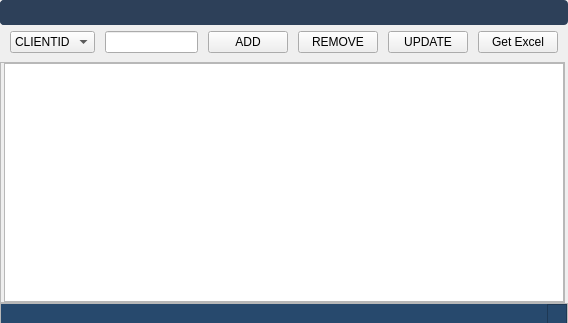
<?xml version="1.0" encoding="UTF-8"?>
<ui version="4.0">
 <class>MainWindow</class>
 <widget class="QMainWindow" name="MainWindow">
  <property name="geometry">
   <rect>
    <x>0</x>
    <y>0</y>
    <width>568</width>
    <height>323</height>
   </rect>
  </property>
  <property name="windowTitle">
   <string>MainWindow</string>
  </property>
  <property name="dockOptions">
   <set>QMainWindow::AllowNestedDocks|QMainWindow::AllowTabbedDocks|QMainWindow::AnimatedDocks|QMainWindow::ForceTabbedDocks|QMainWindow::GroupedDragging|QMainWindow::VerticalTabs</set>
  </property>
  <widget class="QWidget" name="centralwidget">
   <layout class="QGridLayout" name="gridLayout">
    <property name="leftMargin">
     <number>0</number>
    </property>
    <property name="topMargin">
     <number>0</number>
    </property>
    <property name="rightMargin">
     <number>0</number>
    </property>
    <property name="bottomMargin">
     <number>0</number>
    </property>
    <property name="spacing">
     <number>0</number>
    </property>
    <item row="2" column="2">
     <widget class="Line" name="line_3">
      <property name="styleSheet">
       <string notr="true">background-color: transparent;</string>
      </property>
      <property name="orientation">
       <enum>Qt::Vertical</enum>
      </property>
     </widget>
    </item>
    <item row="1" column="1">
     <widget class="Line" name="line_2">
      <property name="styleSheet">
       <string notr="true">background-color: transparent;</string>
      </property>
      <property name="orientation">
       <enum>Qt::Horizontal</enum>
      </property>
     </widget>
    </item>
    <item row="3" column="0">
     <widget class="Line" name="line_18">
      <property name="orientation">
       <enum>Qt::Horizontal</enum>
      </property>
     </widget>
    </item>
    <item row="2" column="1">
     <widget class="QFrame" name="mainFrame">
      <property name="sizePolicy">
       <sizepolicy hsizetype="Expanding" vsizetype="Expanding">
        <horstretch>0</horstretch>
        <verstretch>0</verstretch>
       </sizepolicy>
      </property>
      <property name="frameShape">
       <enum>QFrame::StyledPanel</enum>
      </property>
      <property name="frameShadow">
       <enum>QFrame::Raised</enum>
      </property>
      <layout class="QGridLayout" name="gridLayout_4">
       <property name="leftMargin">
        <number>0</number>
       </property>
       <property name="topMargin">
        <number>0</number>
       </property>
       <property name="rightMargin">
        <number>0</number>
       </property>
       <property name="bottomMargin">
        <number>0</number>
       </property>
       <property name="spacing">
        <number>0</number>
       </property>
       <item row="0" column="1">
        <widget class="QTableView" name="tableView">
         <property name="font">
          <font>
           <pointsize>11</pointsize>
          </font>
         </property>
         <property name="styleSheet">
          <string notr="true"/>
         </property>
         <property name="selectionBehavior">
          <enum>QAbstractItemView::SelectRows</enum>
         </property>
         <property name="showGrid">
          <bool>false</bool>
         </property>
         <property name="sortingEnabled">
          <bool>true</bool>
         </property>
         <attribute name="verticalHeaderDefaultSectionSize">
          <number>23</number>
         </attribute>
        </widget>
       </item>
       <item row="0" column="0">
        <widget class="Line" name="line">
         <property name="styleSheet">
          <string notr="true">background-color: transparent;</string>
         </property>
         <property name="orientation">
          <enum>Qt::Vertical</enum>
         </property>
        </widget>
       </item>
      </layout>
     </widget>
    </item>
    <item row="0" column="0" colspan="3">
     <widget class="QWidget" name="indexBar" native="true">
      <property name="sizePolicy">
       <sizepolicy hsizetype="Preferred" vsizetype="Minimum">
        <horstretch>0</horstretch>
        <verstretch>0</verstretch>
       </sizepolicy>
      </property>
      <property name="minimumSize">
       <size>
        <width>0</width>
        <height>0</height>
       </size>
      </property>
      <property name="styleSheet">
       <string notr="true"/>
      </property>
      <layout class="QGridLayout" name="gridLayout_2">
       <property name="leftMargin">
        <number>0</number>
       </property>
       <property name="topMargin">
        <number>0</number>
       </property>
       <property name="rightMargin">
        <number>0</number>
       </property>
       <property name="bottomMargin">
        <number>6</number>
       </property>
       <property name="horizontalSpacing">
        <number>0</number>
       </property>
       <item row="1" column="6">
        <widget class="Line" name="line_7">
         <property name="minimumSize">
          <size>
           <width>10</width>
           <height>0</height>
          </size>
         </property>
         <property name="maximumSize">
          <size>
           <width>25</width>
           <height>16777215</height>
          </size>
         </property>
         <property name="styleSheet">
          <string notr="true">background-color: transparent;</string>
         </property>
         <property name="orientation">
          <enum>Qt::Horizontal</enum>
         </property>
        </widget>
       </item>
       <item row="1" column="4">
        <widget class="Line" name="line_10">
         <property name="minimumSize">
          <size>
           <width>10</width>
           <height>0</height>
          </size>
         </property>
         <property name="styleSheet">
          <string notr="true">background-color:transparent</string>
         </property>
         <property name="orientation">
          <enum>Qt::Horizontal</enum>
         </property>
        </widget>
       </item>
       <item row="1" column="3">
        <widget class="QLineEdit" name="le_text">
         <property name="maximumSize">
          <size>
           <width>150</width>
           <height>16777215</height>
          </size>
         </property>
        </widget>
       </item>
       <item row="1" column="0">
        <widget class="Line" name="line_14">
         <property name="minimumSize">
          <size>
           <width>10</width>
           <height>0</height>
          </size>
         </property>
         <property name="maximumSize">
          <size>
           <width>25</width>
           <height>16777215</height>
          </size>
         </property>
         <property name="styleSheet">
          <string notr="true">background-color: transparent;</string>
         </property>
         <property name="orientation">
          <enum>Qt::Horizontal</enum>
         </property>
        </widget>
       </item>
       <item row="1" column="1">
        <widget class="QComboBox" name="cbHeads">
         <item>
          <property name="text">
           <string>CLIENTID</string>
          </property>
         </item>
         <item>
          <property name="text">
           <string>NAME</string>
          </property>
         </item>
         <item>
          <property name="text">
           <string>BRANCH</string>
          </property>
         </item>
        </widget>
       </item>
       <item row="1" column="2">
        <widget class="Line" name="line_12">
         <property name="minimumSize">
          <size>
           <width>10</width>
           <height>0</height>
          </size>
         </property>
         <property name="maximumSize">
          <size>
           <width>25</width>
           <height>16777215</height>
          </size>
         </property>
         <property name="styleSheet">
          <string notr="true">background-color: transparent;</string>
         </property>
         <property name="orientation">
          <enum>Qt::Horizontal</enum>
         </property>
        </widget>
       </item>
       <item row="1" column="11">
        <widget class="QPushButton" name="pbGetExcel">
         <property name="minimumSize">
          <size>
           <width>80</width>
           <height>0</height>
          </size>
         </property>
         <property name="maximumSize">
          <size>
           <width>200</width>
           <height>16777215</height>
          </size>
         </property>
         <property name="text">
          <string>Get Excel</string>
         </property>
        </widget>
       </item>
       <item row="1" column="12">
        <widget class="Line" name="line_9">
         <property name="minimumSize">
          <size>
           <width>10</width>
           <height>0</height>
          </size>
         </property>
         <property name="maximumSize">
          <size>
           <width>25</width>
           <height>16777215</height>
          </size>
         </property>
         <property name="styleSheet">
          <string notr="true">background-color: transparent;</string>
         </property>
         <property name="orientation">
          <enum>Qt::Horizontal</enum>
         </property>
        </widget>
       </item>
       <item row="1" column="10">
        <widget class="Line" name="line_13">
         <property name="minimumSize">
          <size>
           <width>10</width>
           <height>0</height>
          </size>
         </property>
         <property name="maximumSize">
          <size>
           <width>25</width>
           <height>16777215</height>
          </size>
         </property>
         <property name="styleSheet">
          <string notr="true">background-color:transparent</string>
         </property>
         <property name="orientation">
          <enum>Qt::Horizontal</enum>
         </property>
        </widget>
       </item>
       <item row="1" column="8">
        <widget class="Line" name="line_11">
         <property name="minimumSize">
          <size>
           <width>10</width>
           <height>0</height>
          </size>
         </property>
         <property name="maximumSize">
          <size>
           <width>25</width>
           <height>16777215</height>
          </size>
         </property>
         <property name="styleSheet">
          <string notr="true">background-color: transparent;</string>
         </property>
         <property name="orientation">
          <enum>Qt::Horizontal</enum>
         </property>
        </widget>
       </item>
       <item row="1" column="9">
        <widget class="QPushButton" name="pbUpdate">
         <property name="minimumSize">
          <size>
           <width>80</width>
           <height>0</height>
          </size>
         </property>
         <property name="maximumSize">
          <size>
           <width>200</width>
           <height>16777215</height>
          </size>
         </property>
         <property name="text">
          <string>UPDATE</string>
         </property>
        </widget>
       </item>
       <item row="1" column="7">
        <widget class="QPushButton" name="pbRemove">
         <property name="minimumSize">
          <size>
           <width>80</width>
           <height>0</height>
          </size>
         </property>
         <property name="maximumSize">
          <size>
           <width>200</width>
           <height>16777215</height>
          </size>
         </property>
         <property name="text">
          <string>REMOVE</string>
         </property>
        </widget>
       </item>
       <item row="1" column="5">
        <widget class="QPushButton" name="pbAdd">
         <property name="minimumSize">
          <size>
           <width>80</width>
           <height>0</height>
          </size>
         </property>
         <property name="maximumSize">
          <size>
           <width>200</width>
           <height>16777215</height>
          </size>
         </property>
         <property name="text">
          <string>ADD</string>
         </property>
        </widget>
       </item>
       <item row="0" column="0" colspan="13">
        <widget class="QFrame" name="headerFrame">
         <property name="sizePolicy">
          <sizepolicy hsizetype="Expanding" vsizetype="Maximum">
           <horstretch>0</horstretch>
           <verstretch>0</verstretch>
          </sizepolicy>
         </property>
         <property name="minimumSize">
          <size>
           <width>0</width>
           <height>0</height>
          </size>
         </property>
         <property name="styleSheet">
          <string notr="true">/* QFrame -----------------------------------------------------------------

https://doc.qt.io/qt-5/stylesheet-examples.html#customizing-qframe
https://doc.qt.io/qt-5/qframe.html#-prop
https://doc.qt.io/qt-5/qframe.html#details
https://stackoverflow.com/questions/14581498/qt-stylesheet-for-hline-vline-color

--------------------------------------------------------------------------- */
/* (dot) .QFrame  fix #141, #126, #123 */
.QFrame {
  background-color: #2D4059;

  border-radius: 4px;
  border: 0px solid transparent;

  /* No frame */
  /* HLine */
  /* HLine */
}

.QFrame[frameShape=&quot;0&quot;] {
  border-radius: 4px;
  border: 1px transparent #2d2d2d;
}

.QFrame[frameShape=&quot;4&quot;] {
  max-height: 2px;
  border: none;
  background-color: #2d2d2d;
}

.QFrame[frameShape=&quot;5&quot;] {
  max-width: 2px;
  border: none;
  background-color: #2d2d2d;
}


</string>
         </property>
         <property name="frameShape">
          <enum>QFrame::Box</enum>
         </property>
         <property name="frameShadow">
          <enum>QFrame::Sunken</enum>
         </property>
         <layout class="QGridLayout" name="gridLayout_8">
          <property name="leftMargin">
           <number>0</number>
          </property>
          <property name="topMargin">
           <number>0</number>
          </property>
          <property name="rightMargin">
           <number>0</number>
          </property>
          <property name="bottomMargin">
           <number>0</number>
          </property>
          <property name="spacing">
           <number>0</number>
          </property>
          <item row="0" column="2" alignment="Qt::AlignRight|Qt::AlignTop">
           <widget class="QFrame" name="btnframe_4">
            <property name="sizePolicy">
             <sizepolicy hsizetype="Expanding" vsizetype="Expanding">
              <horstretch>0</horstretch>
              <verstretch>0</verstretch>
             </sizepolicy>
            </property>
            <property name="minimumSize">
             <size>
              <width>0</width>
              <height>25</height>
             </size>
            </property>
            <property name="maximumSize">
             <size>
              <width>16777215</width>
              <height>25</height>
             </size>
            </property>
            <property name="styleSheet">
             <string notr="true">background-color: transparent;</string>
            </property>
            <property name="frameShape">
             <enum>QFrame::StyledPanel</enum>
            </property>
            <property name="frameShadow">
             <enum>QFrame::Raised</enum>
            </property>
            <layout class="QHBoxLayout" name="horizontalLayout_4">
             <property name="spacing">
              <number>0</number>
             </property>
             <property name="leftMargin">
              <number>0</number>
             </property>
             <property name="topMargin">
              <number>0</number>
             </property>
             <property name="rightMargin">
              <number>0</number>
             </property>
             <property name="bottomMargin">
              <number>0</number>
             </property>
             <item>
              <widget class="QPushButton" name="bt_min_3">
               <property name="minimumSize">
                <size>
                 <width>25</width>
                 <height>25</height>
                </size>
               </property>
               <property name="styleSheet">
                <string notr="true">QPushButton {
  background-color: transparent;
border-radius: 10px;

  border: 1px solid transparent;

}
QPushButton:hover {
border-radius: 10px;
  background-color: #000000;    
}
</string>
               </property>
               <property name="text">
                <string/>
               </property>
               <property name="icon">
                <iconset resource="../icons/icons.qrc">
                 <normaloff>:/newPrefix/icons/minus-circle.svg</normaloff>:/newPrefix/icons/minus-circle.svg</iconset>
               </property>
               <property name="iconSize">
                <size>
                 <width>20</width>
                 <height>20</height>
                </size>
               </property>
              </widget>
             </item>
             <item>
              <widget class="QPushButton" name="bt_close_3">
               <property name="minimumSize">
                <size>
                 <width>0</width>
                 <height>25</height>
                </size>
               </property>
               <property name="styleSheet">
                <string notr="true">QPushButton {
  background-color: transparent;
border-radius: 10px;

  border: 1px solid transparent;

}
QPushButton:hover {
border-radius: 10px;
  background-color: #ff2626;    
}
</string>
               </property>
               <property name="text">
                <string/>
               </property>
               <property name="icon">
                <iconset resource="../icons/icons.qrc">
                 <normaloff>:/newPrefix/icons/x-circle.svg</normaloff>:/newPrefix/icons/x-circle.svg</iconset>
               </property>
               <property name="iconSize">
                <size>
                 <width>20</width>
                 <height>20</height>
                </size>
               </property>
              </widget>
             </item>
            </layout>
           </widget>
          </item>
          <item row="0" column="1">
           <widget class="QFrame" name="frame_5">
            <property name="sizePolicy">
             <sizepolicy hsizetype="Expanding" vsizetype="Preferred">
              <horstretch>0</horstretch>
              <verstretch>0</verstretch>
             </sizepolicy>
            </property>
            <property name="minimumSize">
             <size>
              <width>0</width>
              <height>25</height>
             </size>
            </property>
            <property name="maximumSize">
             <size>
              <width>16777215</width>
              <height>25</height>
             </size>
            </property>
            <property name="frameShape">
             <enum>QFrame::StyledPanel</enum>
            </property>
            <property name="frameShadow">
             <enum>QFrame::Raised</enum>
            </property>
           </widget>
          </item>
         </layout>
        </widget>
       </item>
      </layout>
     </widget>
    </item>
    <item row="3" column="1" colspan="2">
     <widget class="QFrame" name="StatusBar">
      <property name="minimumSize">
       <size>
        <width>0</width>
        <height>20</height>
       </size>
      </property>
      <property name="maximumSize">
       <size>
        <width>16777215</width>
        <height>20</height>
       </size>
      </property>
      <property name="frameShape">
       <enum>QFrame::StyledPanel</enum>
      </property>
      <property name="frameShadow">
       <enum>QFrame::Raised</enum>
      </property>
      <layout class="QGridLayout" name="gridLayout_7">
       <property name="leftMargin">
        <number>0</number>
       </property>
       <property name="topMargin">
        <number>0</number>
       </property>
       <property name="rightMargin">
        <number>0</number>
       </property>
       <property name="bottomMargin">
        <number>0</number>
       </property>
       <property name="spacing">
        <number>0</number>
       </property>
       <item row="0" column="0">
        <widget class="QLabel" name="label">
         <property name="minimumSize">
          <size>
           <width>0</width>
           <height>20</height>
          </size>
         </property>
         <property name="styleSheet">
          <string notr="true">background-color:#27496D;
  border-radius: 0
px;</string>
         </property>
         <property name="text">
          <string/>
         </property>
         <property name="wordWrap">
          <bool>true</bool>
         </property>
        </widget>
       </item>
       <item row="0" column="1">
        <widget class="QFrame" name="gripFolio">
         <property name="minimumSize">
          <size>
           <width>0</width>
           <height>20</height>
          </size>
         </property>
         <property name="maximumSize">
          <size>
           <width>20</width>
           <height>20</height>
          </size>
         </property>
         <property name="styleSheet">
          <string notr="true">background-color:#27496D;
  border-radius: 0
px;</string>
         </property>
         <property name="frameShape">
          <enum>QFrame::StyledPanel</enum>
         </property>
         <property name="frameShadow">
          <enum>QFrame::Raised</enum>
         </property>
         <property name="lineWidth">
          <number>0</number>
         </property>
        </widget>
       </item>
      </layout>
     </widget>
    </item>
   </layout>
  </widget>
 </widget>
 <resources>
  <include location="../../../Users/HP/Desktop/Autotrader-Reborn2.1/Resourses/icons/icons.qrc"/>
  <include location="../icons/icons.qrc"/>
 </resources>
 <connections/>
</ui>
